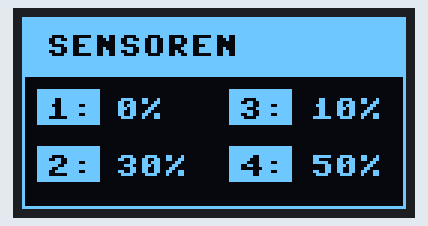
Simulated run of this program. Board: Raspberry Pi Pico running MicroPython. Shown: 128×64 one-colour display. Library files of the repository ran but are not shown: ssd1306.py.

Above: at 0.61 s.
At 7.28 s:
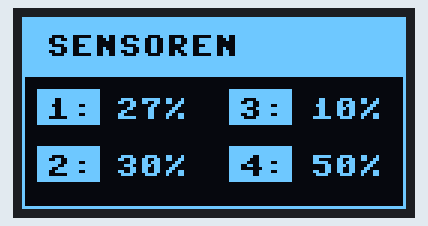
At 13.94 s:
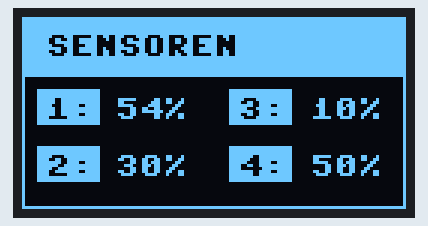
At 20.61 s:
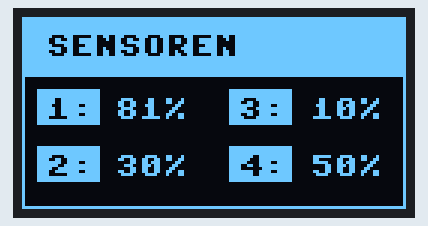
At 27.5 s:
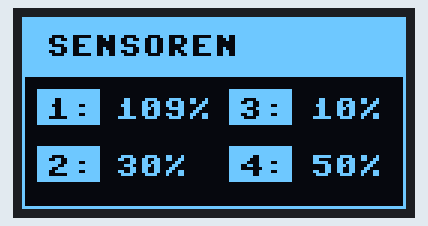
At 32.7 s:
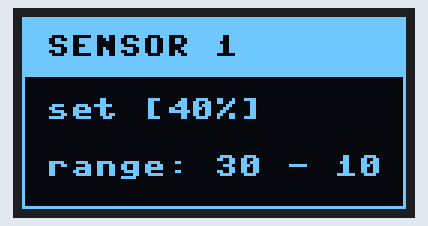

Measured:
- what the display in image 4 shows lasts 5.2 s, from 27.4 s to 32.6 s

The program:

lcd.py
```python
from machine import Pin, I2C
from ssd1306 import SSD1306_I2C
import time

# Es wird I2C 0 verwendet Pin (GP0) und Pin (GP1)
i2c = I2C(0, sda=Pin(0), scl=Pin(1), freq=40000)
oled = SSD1306_I2C(128, 64, i2c)

menu_list = ['sensoren',
             'sensor 1',
             'sensor 2',
             'sensor 3',
             'sensor 4'
             ]
sensor_1 = 40
sensor_2 = 30
sensor_3 = 10
sensor_4 = 50


def sensor_overview():
    # SENSOREN ÜBERSICHT
    for a in range(0, 110, 1):
        oled.fill(0)

        oled.fill_rect(0, 0, 128, 20, 1)
        oled.rect(0, 0, 128, 64, 1)
        oled.text(menu_list[0].upper(), 8, 6, 0)

        oled.fill_rect(5, 24, 21, 12, 1)
        oled.fill_rect(5, 43, 21, 12, 1)
        oled.fill_rect(69, 24, 21, 12, 1)
        oled.fill_rect(69, 43, 21, 12, 1)

        oled.text("1: ", 8, 27, 0)
        oled.text("2: ", 8, 46, 0)
        oled.text("3: ", 72, 27, 0)
        oled.text("4: ", 72, 46, 0)
        oled.text(str(a) + "%", 31, 27, )
        oled.text(str(sensor_2) + "%", 31, 46, )
        oled.text(str(sensor_3) + "%", 96, 27, )
        oled.text(str(sensor_4) + "%", 96, 46, )
        oled.show()
        time.sleep_ms(10)


def sensor_detail():
    # SENSOREN Detail
    oled.fill(0)

    oled.fill_rect(0, 0, 128, 20, 1)
    oled.rect(0, 0, 128, 64, 1)
    oled.text(menu_list[1].upper(), 8, 6, 0)

    oled.text("set [" + str(sensor_1) + "%" + "]", 8, 27)

    oled.text("range: " + str(sensor_2) + " - " + str(sensor_3), 8, 46)

    oled.show()


for i in range(1, 10):
    sensor_overview()
    time.sleep(5)
    sensor_detail()
    time.sleep(5)
```
